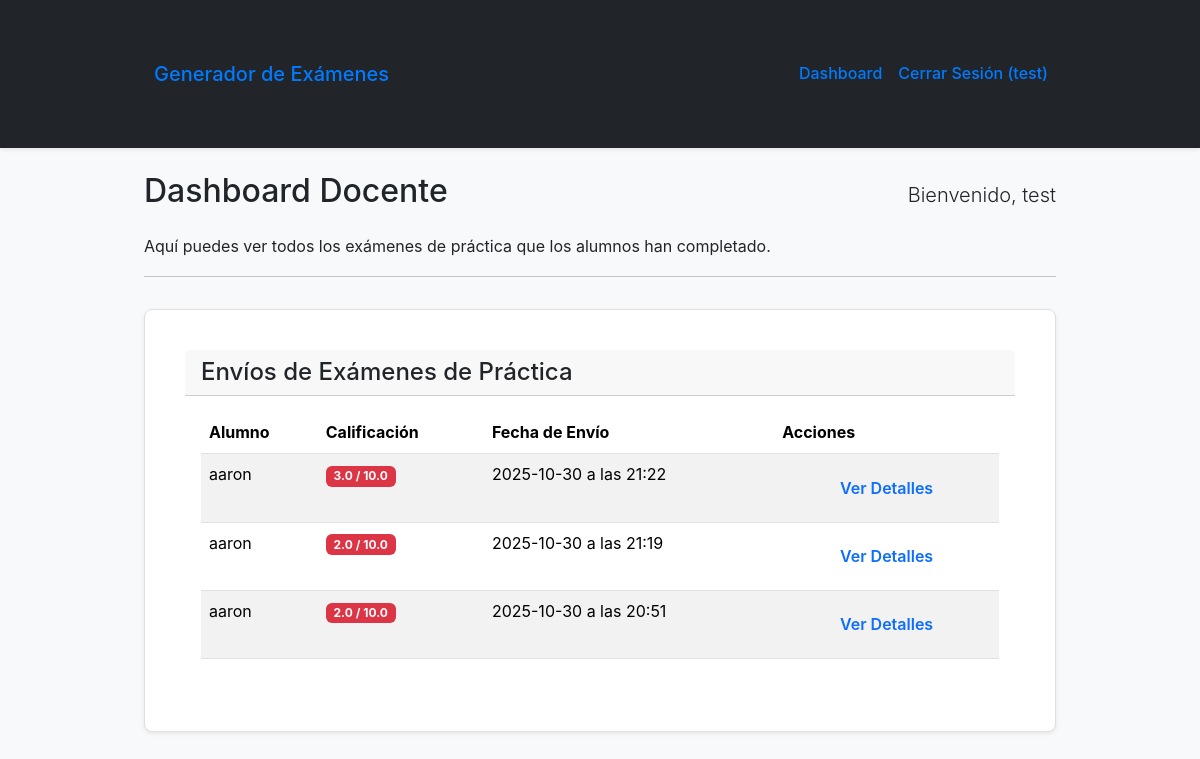
The app's page /dashboard (signed in) with its own data.
### app/models.py (models this page shows, shortened)
class Usuario(db.Model, UserMixin):
    __tablename__ = 'usuarios'
    id = db.Column(db.Integer, primary_key=True)
    nombre = db.Column(db.String(120), nullable=False)
    email = db.Column(db.String(120), unique=True, nullable=False, index=True)
    password_hash = db.Column(db.String(255), nullable=False)
    rol = db.Column(db.String(50), nullable=False, default='alumno')
    fecha_registro = db.Column(db.DateTime, default=datetime.utcnow)
    examenes_creados = db.relationship('Examen', backref='creador', lazy='dynamic')
    respuestas_enviadas = db.relationship('RespuestaAlumno', backref='alumno', lazy='dynamic')

class RespuestaAlumno(db.Model):
    __tablename__ = 'respuestas_alumnos'
    id = db.Column(db.Integer, primary_key=True)
    examen_id = db.Column(db.Integer, db.ForeignKey('examenes.id'), nullable=True)
    alumno_id = db.Column(db.Integer, db.ForeignKey('usuarios.id'), nullable=False)
    respuestas_json = db.Column(db.JSON, nullable=False)
    preguntas_json = db.Column(db.JSON, nullable=True)
    pdf_path = db.Column(db.String(255))
    calificacion = db.Column(db.Float)
    fecha_envio = db.Column(db.DateTime, default=datetime.utcnow)

### app/main.py (the view)
@main.route('/dashboard')
@login_required
def dashboard():
    if current_user.rol == 'alumno':
        try:
            preguntas_generadas = []
            for i in range(10): # Genera 10 preguntas
                preguntas_generadas.append(generar_pregunta_dict())
            session['practice_exam'] = preguntas_generadas
            return render_template(
                'dashboard_alumno_practice.html',
                usuario=current_user,
                preguntas=preguntas_generadas
            )
        except Exception as e:
            flash(f'Error al generar el examen de práctica: {e}', 'danger')
            return render_template('dashboard_alumno_practice.html', usuario=current_user, preguntas=[])
    elif current_user.rol == 'docente':
        try:
            respuestas_practica = RespuestaAlumno.query.filter_by(examen_id=None)\
                                                        .order_by(RespuestaAlumno.fecha_envio.desc())\
                                                        .all()
            return render_template(
                'dashboard_docente.html',
                usuario=current_user,
                respuestas=respuestas_practica
            )
        except Exception as e:
            flash(f'Error al cargar las respuestas de los alumnos: {e}', 'danger')
            return render_template('dashboard_docente.html', usuario=current_user, respuestas=[])
    else:
        flash('Rol de usuario no reconocido.', 'warning')
        return redirect(url_for('main.index'))

### app/__init__.py (called while the page is built)
@login_manager.user_loader
def load_user(user_id):
    from .models import Usuario
    return db.session.get(Usuario, int(user_id))

### app/templates/dashboard_docente.html (shortened to what this page needs)
{% extends "base.html" %}
{% block content %}
    <div class="d-flex justify-content-between align-items-center mb-3">
        <h2>Dashboard Docente</h2>
        <p class="lead mb-0">Bienvenido, {{ usuario.nombre }}</p>
    </div>
    <p>Aquí puedes ver todos los exámenes de práctica que los alumnos han completado.</p>
    <hr>
    <div class="card shadow-sm">
        <div class="card-header">
            <h4 class="mb-0">Envíos de Exámenes de Práctica</h4>
        </div>
        <div class="card-body">
            {% if respuestas %}
            <table class="table table-striped table-hover">
                <thead>
                    <tr>
                        <th scope="col">Alumno</th>
                        <th scope="col">Calificación</th>
                        <th scope="col">Fecha de Envío</th>
                        <th scope="col">Acciones</th>
                    </tr>
                </thead>
                <tbody>
                    {% for r in respuestas %}
                    <tr>
                        <td> {{ r.alumno.nombre }}</td>
                        <td>
                            <span class="badge
                                {% if r.calificacion >= 8 %} bg-success
                                {% elif r.calificacion >= 6 %} bg-warning text-dark
                                {% else %} bg-danger
                                {% endif %}">
                                {{ "%.1f"|format(r.calificacion) }} / 10.0
                            </span>
                        </td>
                        <td>{{ r.fecha_envio.strftime('%Y-%m-%d a las %H:%M') }}</td>
                        <td>
                            <a href="{{ url_for('main.ver_respuesta', respuesta_id=r.id) }}"
                               class="btn btn-sm btn-outline-primary">
                               Ver Detalles
                            </a>
                        </td>
                    </tr>
                    {% endfor %}
                </tbody>
            </table>
            {% else %}
                <div class="alert alert-info" role="alert">
                    Aún no hay ningún examen de práctica enviado por los alumnos.
                </div>
            {% endif %}
        </div>
    </div>
{% endblock %}

### app/templates/base.html (shortened to what this page needs)
<!DOCTYPE html>
<html lang="es">
<head>
    <link href="https://cdn.jsdelivr.net/npm/bootstrap@5.3.3/dist/css/bootstrap.min.css"
          rel="stylesheet"
>
    <link rel="stylesheet" href="{{ url_for('static', filename='css/style.css') }}">
</head>
<body class="bg-light">
    <nav class="navbar navbar-expand-lg navbar-dark bg-dark shadow-sm">
        <div class="container">
            <a class="navbar-brand" href="{{ url_for('main.index') }}">Generador de Exámenes</a>
            <div class="collapse navbar-collapse" id="navbarNav">
                <ul class="navbar-nav ms-auto">
                    {% if current_user.is_authenticated %}
                        <li class="nav-item">
                            <a class="nav-link" href="{{ url_for('main.dashboard') }}">Dashboard</a>
                        </li>
                        <li class="nav-item">
                            <a class="nav-link" href="{{ url_for('auth.logout') }}">Cerrar Sesión ({{ current_user.nombre }})</a>
                        </li>
                    {% endif %}
                </ul>
            </div>
        </div>
    </nav>
    <main class="container my-4">
        {% block content %}{% endblock %}
    </main>
</body>
</html>

### app/static/css/style.css (style rules this page uses)
:root { --color-primario: #007bff; --color-secundario: #6c757d; --color-exito: #28a745; --color-peligro: #dc3545; --color-fondo: #f8f9fa; --color-tarjeta: #ffffff; --color-texto: #212529; --sombra-tarjeta: 0 4px 12px rgba(0, 0, 0, 0.05); --borde-radio: 8px; }
body { font-family: -apple-system, BlinkMacSystemFont, "Segoe UI", Roboto, "Helvetica Neue", Arial, sans-serif; margin: 0; padding: 0; background-color: var(--color-fondo); color: var(--color-texto); line-height: 1.6; }
.container { max-width: 960px; margin: 2em auto; padding: 0 1.5em; }
.navbar { background-color: var(--color-tarjeta); padding: 1em 2em; box-shadow: var(--sombra-tarjeta); display: flex; justify-content: space-between; align-items: center; }
.navbar a { text-decoration: none; color: var(--color-primario); font-weight: 500; padding: 0.5em; }
.card { background-color: var(--color-tarjeta); border: 1px solid #e0e0e0; border-radius: var(--borde-radio); box-shadow: var(--sombra-tarjeta); padding: 2.5em; margin-top: 2em; }
.btn { display: inline-block; width: 100%; padding: 0.85em 1.2em; font-size: 1rem; font-weight: 600; text-align: center; text-decoration: none; cursor: pointer; border: none; border-radius: 4px; transition: background-color 0.2s ease, transform 0.1s ease; }

### records on screen
Usuario: nombre "test"
RespuestaAlumno: alumno.nombre "aaron", calificacion "3.0", fecha_envio "2025-10-30 a las 21:22"
RespuestaAlumno: alumno.nombre "aaron", calificacion "2.0", fecha_envio "2025-10-30 a las 21:19"
RespuestaAlumno: alumno.nombre "aaron", calificacion "2.0", fecha_envio "2025-10-30 a las 20:51"
